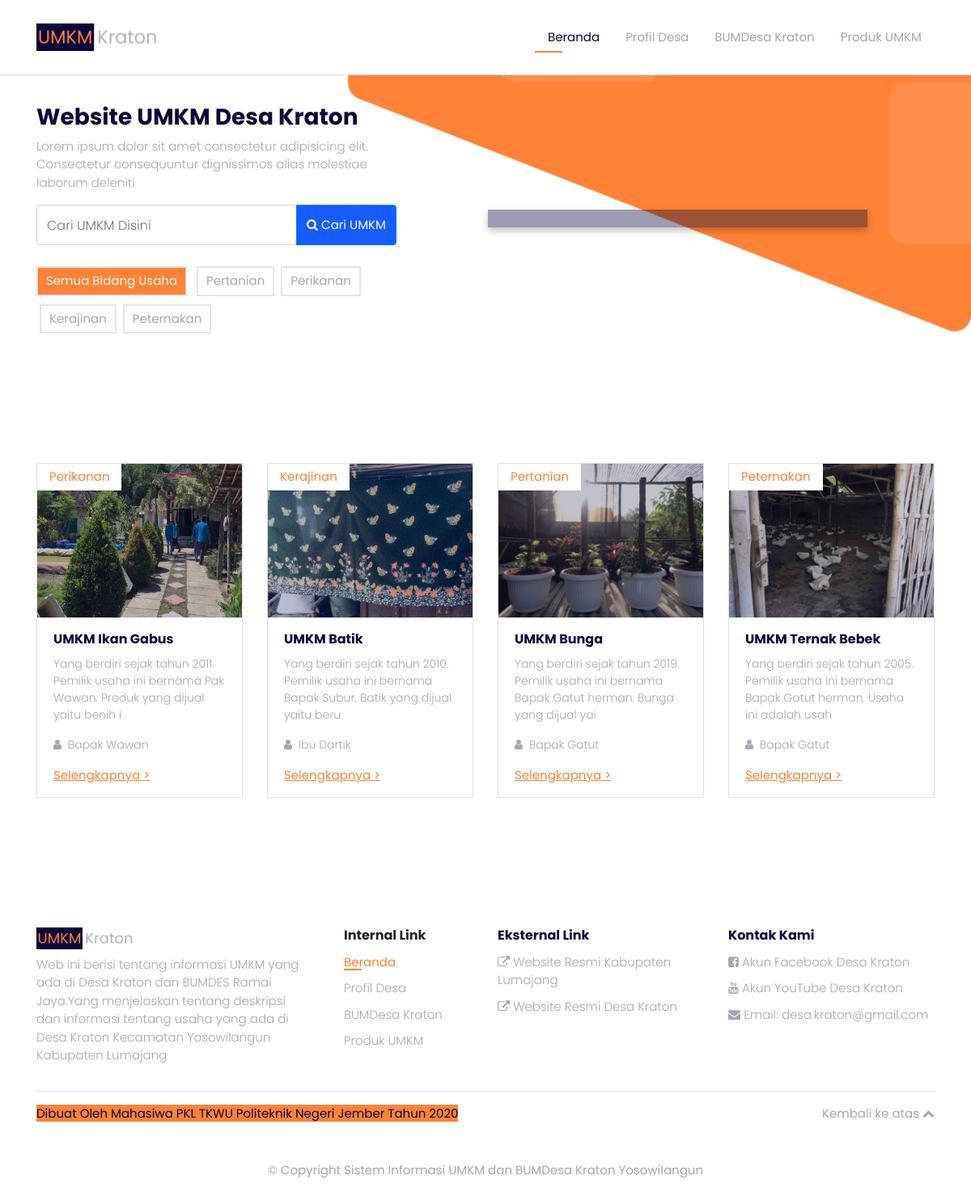
Page /index.php/home/umkm on the committed database.
### tables this page shows
CREATE TABLE `kategori` (
  `id_kategori` int(11) NOT NULL,
  `nama_kategori` varchar(20) NOT NULL
);

CREATE TABLE `umkm` (
  `id_umkm` int(11) NOT NULL,
  `nama_umkm` varchar(35) NOT NULL,
  `id_kategori` int(5) NOT NULL,
  `deskripsi` text NOT NULL,
  `profil` varchar(128) NOT NULL,
  `sampul` varchar(128) NOT NULL,
  `images` varchar(128) NOT NULL,
  `nama_pemilik` varchar(25) NOT NULL,
  `no_hp` varchar(14) NOT NULL,
  `whatsapp` varchar(14) NOT NULL,
  `fb` varchar(35) NOT NULL,
  `instagram` varchar(20) NOT NULL
);

### application/libraries/Template.php (called while the page is built, shortened)
<?php if ( ! defined('BASEPATH')) exit('No direct script access allowed');
class Template {
		var $template_data = array();
		function set($name, $value)
		{
			$this->template_data[$name] = $value;
		}
		function front($view = '' , $view_data = array(), $return = FALSE)
		{
			$this->CI =& get_instance();
			$this->set('contents', $this->CI->load->view($view, $view_data, TRUE));
			return $this->CI->load->view("frontend/common/template", $this->template_data, $return);
		}
}

### application/controllers/Home.php (called while the page is built, shortened)
<?php
class Home extends CI_Controller {
    public function umkm()
    {
        $data['kategori'] = $this->common->getData('*','kategori','','','','');
        $data['umkm'] = $this->common->getData('id_umkm,u.images,k.nama_kategori,nama_umkm,deskripsi,nama_pemilik','umkm u',['kategori k','u.id_kategori = k.id_kategori'],'','','');
        $this->template->front('frontend/pages/umkm', $data);
    }
}

### index.php (called while the page is built, shortened)
<?php
require_once BASEPATH.'core/CodeIgniter.php';

### application/models/Common.php (called while the page is built, shortened)
<?php
class Common extends CI_Model {
    public function getData($select,$tb,$join,$filter,$order,$group_by="")
    {
        $sql = $this->db->select($select);
        if($join!="") {
            for($i=0;$i<count($join);$i++){
                if($i%2!=0){
                    $sql = $this->db->join($join[$i-1],$join[$i]);
                }
            }
        }
        if(is_array($tb)){
            $sql = $this->db->get($tb[0],$tb[1],$tb[2]);
        }
        else{
            $sql = $this->db->get($tb);
        }
        return $sql->result_array();
    }
}

### application/views/frontend/pages/umkm.php (the view, shortened to what this page needs)
<section id="heroUmkm">
    <img src="assets/img/common/layer-umkm.png" alt="" class='img-layer'>
    <div class="container custom section-space">
        <div class="row align-items-center mt-5">
            <div class="col-md-5">
                <h3 class="color-purple font-weight-bold">Website UMKM Desa Kraton</h3>
                <p class="color-grey font-weight-light">Lorem ipsum dolor sit amet consectetur adipisicing elit. Consectetur consequuntur dignissimos alias molestiae laborum deleniti </p>
                <div class="input-group mb-3">
                    <input type="text" class="py-4 form-control color-grey font-weight-light" placeholder="Cari UMKM Disini" aria-label="Recipient's username" aria-describedby="basic-addon2">
                    <div class="input-group-append">
                        <button class="btn btn-primary color-white" type="button"><span class="fa fa-search"></span> Cari UMKM</button>
                    </div>
                </div>
                <div class="link-category">
                <a href="" class="btn-border mr-1 active">Semua Bidang Usaha</a>
                    <?php
                    foreach ($kategori as $key => $value) {
                        echo '<a href="" class="btn-border mx-1">'.$value['nama_kategori'].'</a>';
                    }
                    ?>
                </div>
            </div>
            <div class="col-md-7 text-center">
                <div class="row justify-content-center">
                    <div class="col-md-9 text-center">
                        <div class="video-thumbnail btn-shadow">
                            <div class="layer" style='background :rgba(10, 8, 58, 0.4) !important'></div>
                        </div>
                    </div>
                </div>
            </div>
        </div>
    </div>
</section>
<section id="umkm" class="section-space">
  <div class="container custom">
    <div class="row">
    <?php
        foreach($umkm as $data){
            $img = explode('|',$data['images']);
    ?>
      <div class="col-md-3">
        <div class="card card-umkm img-scale">
          <div class="top">
            <div class="img">
              <img
                class="card-img-top"
                src="<?php echo base_url()."assets/img/umkm/".$img[0] ?>"
                alt="Card image"
              />
              <div class="layer"></div>
              <div class="sticky-title"><?php echo $data['nama_kategori'] ?></div>
            </div>
          </div>
          <div class="card-body">
            <div class="title"><?php echo $data['nama_umkm'] ?></div>
            <p>
                <?php echo substr($data['deskripsi'],0,100) ?>
            </p>
            <p class="font-weigh-bold">
              <span class="fa fa-user mr-1"></span> <?php echo $data['nama_pemilik'] ?>
            </p>
            <?php
                $url = strtolower(str_replace(' ','-', $data['nama_umkm']));
            ?>
            <a href="<?php echo base_url()."umkm/".$data['id_umkm'].'/'.$url ?>" class="color-orange"><u>Selengkapnya ></u></a>
          </div>
        </div>
      </div>
    <?php } ?>
    </div>
  </div>
</section>

### application/views/frontend/common/template.php (shortened to what this page needs)
<!DOCTYPE html>
<html lang="en">
  <head>
    <link
      rel="stylesheet"
      href="https://stackpath.bootstrapcdn.com/bootstrap/4.3.1/css/bootstrap.min.css"
    />
    <link
      rel="stylesheet"
      href="https://stackpath.bootstrapcdn.com/font-awesome/4.7.0/css/font-awesome.min.css"
    />
    <link
      rel="stylesheet"
      href="https://cdnjs.cloudflare.com/ajax/libs/OwlCarousel2/2.3.4/assets/owl.carousel.min.css"
    />
    <link
      rel="stylesheet"
      href="https://cdnjs.cloudflare.com/ajax/libs/OwlCarousel2/2.3.4/assets/owl.theme.default.min.css"
    />
    <link rel="stylesheet" href="https://cdnjs.cloudflare.com/ajax/libs/animate.css/4.1.1/animate.min.css">
    <link rel="stylesheet" href="<?php echo base_url().'assets/frontend/' ?>/css/custom.css" />
  </head>
  <body>
    <nav class="navbar navbar-expand-lg navbar-light py-4 fixed-top">
      <div class="container custom">
        <a class="navbar-brand font-weight-bold" href="#"><img src="<?php echo base_url()."assets/frontend/img/common/logo.png" ?>" width="150px" alt="">
        </a>
        <div class="collapse navbar-collapse" id="navbarNav">
          <ul class="navbar-nav ml-auto">
              <li class="nav-item active"><a class='nav-link' href="<?php echo base_url() ?>">Beranda</a></li>
              <li class="nav-item"><a class='nav-link' href="<?php echo base_url().'profil-desa' ?>">Profil Desa</a></li>
              <li class="nav-item"><a class='nav-link' href="<?php echo base_url().'bumdes' ?>">BUMDesa Kraton</a></li>
              <li class="nav-item"><a class='nav-link' href="<?php echo base_url().'produk-umkm' ?>">Produk UMKM</a></li>
          </ul>
        </div>
      </div>
    </nav>
    <?php echo $contents; ?>
    <section id="footer" class="section-space">
      <div class="container custom">
        <div class="row">
          <div class="col-md-4 pr-4">
            <img src="<?php echo base_url()."assets/frontend/img/common/logo.png" ?>" width="120px" alt="">
            <p class="mt-2 color-grey font-weight-light">Web ini berisi tentang informasi UMKM yang ada di Desa Kraton dan BUMDES Ramai Jaya.Yang menjelaskan tentang deskripsi dan informasi tentang usaha yang ada di Desa Kraton Kecamatan Yosowilangun Kabupaten Lumajang</p>
          </div>
          <div class="col-md-2">
            <h6 class="color-p  urple font-weight-bold">Internal Link</h6>
            <ul class="link-list-footer">
              <li><a href="<?php echo base_url() ?>" class="active">Beranda</a></li>
              <li><a href="<?php echo base_url().'profil-desa' ?>">Profil Desa</a></li>
              <li><a href="<?php echo base_url().'bumdes' ?>">BUMDesa Kraton</a></li>
              <li><a href="<?php echo base_url().'produk-umkm' ?>">Produk UMKM</a></li>
            </ul>
          </div>
          <div class="col-md-3">
            <h6 class="color-purple font-weight-bold">Eksternal Link</h6>
            <ul class="link-list-footer">
              <li><a href=""><span class="fa fa-external-link"></span> Website Resmi Kabupaten Lumajang</a></li>
              <li><a href=""><span class="fa fa-external-link"></span> Website Resmi Desa Kraton</a></li>
            </ul>
          </div>
          <div class="col-md-3">
            <h6 class="color-purple font-weight-bold">Kontak Kami</h6>
            <ul class="link-list-footer">
              <li><a href=""><span class="fa fa-facebook-square"></span> Akun Facebook Desa Kraton</a></li>
              <li><a href=""><span class="fa fa-youtube"></span> Akun YouTube Desa Kraton</a></li>
              <li><a href=""><span class="fa fa-envelope"></span> Email: desa.kraton@gmail.com</a></li>
            </ul>
          </div>
        </div>
        <hr>
        <div class="row">
            <div class="col-md-6">
              <span class="color-purple bg-orange">
              Dibuat Oleh Mahasiwa PKL TKWU Politeknik Negeri Jember Tahun 2020</span>
            </div>
            <div class="col-md-6 text-right">
              <a href="" class="color-grey">Kembali ke atas <span class="fa fa-chevron-up"></span></a>
            </div>
        </div>
        <div class="text-center mt-5">
          <div class="color-grey">&copy; Copyright Sistem Informasi UMKM dan BUMDesa Kraton Yosowilangun</div>
        </div>
      </div>
    </section>
  </body>
</html>

### assets/frontend/css/custom.css (style rules this page uses)
:root { --purple: #0a083a; --softPurple: #c9c7f8; --softGrey: #e5e5e5; --grey: #a5a6b4; --blue: #175cff; --lightBlue: #c7e7ec; --orange: #ff8236; --light: 300; --regular: 400; --semiBold: 600; --bold: 700; }
.bg-orange { background: var(--orange) !important; }
.color-white { color: white !important; }
.color-orange { color: var(--orange) !important; }
.color-purple { color: var(--purple) !important; }
.color-grey { color: var(--grey) !important; }
body { font-family: "Poppins", sans-serif; font-size: 15px; }
.navbar-light { background: white; transition: all.5s ease; -webkit-transition: all.5s ease; -moz-transition: all.5s ease; -o-transition: all.5s ease; border-bottom: 1px solid #ddd; }
.navbar-nav .nav-link { color: var(--grey) !important; padding-left: 1rem !important; padding-right: 1rem !important; }
.navbar-nav .active .nav-link, .navbar-light.transparent .navbar-nav .active .nav-link { color: var(--purple) !important; }
.btn { font-size: 15px; }
.btn-shadow { -webkit-box-shadow: 0px 4px 10px rgba(0, 0, 0, 0.25); -moz-box-shadow: 0px 4px 10px rgba(0, 0, 0, 0.25); box-shadow: 0px 4px 10px rgba(0, 0, 0, 0.25); }
.btn-primary { background: var(--blue); }
@media (min-width: 1200px) { .container.custom { min-width: 88% !important; } }
.section-space { padding-top: 5rem; padding-bottom: 5rem; }
.img-scale .img { position: relative; overflow: hidden; }
.img-scale .img img { transition: all.5s ease; -webkit-transition: all.5s ease; -moz-transition: all.5s ease; -o-transition: all.5s ease; height: 190px; width: 100%; }
.layer { background: rgba(10, 8, 58, 0.25); position: absolute; width: 100%; height: 100%; top: 0; left: 0; }
.img-scale .img .sticky-title { position: absolute; left: 0; top: 0; background: white; padding: 5px 15px; color: var(--orange); font-size: 15px; font-weight: normal; }
.title { color: var(--purple); font-size: 22px; font-weight: bold; }
.btn-border { border: 2px solid var(--softGrey); color: var(--grey); padding: 5px 10px; transition: all.5s ease; display: inline-block; }
.btn-border:hover, .btn-border.active { background: var(--orange); color: white; text-decoration: none; }
.card-umkm { border-radius: 0px; -moz-border-radius: 0px; -webkit-border-radius: 0px; -o-border-radius: 0px; }
.card-umkm .top { position: relative; }
.card-umkm .top img { height: 190px; }
.card-umkm .card-body { padding: 15px 20px; }
.card-umkm .title { font-size: 16px; margin-bottom: 0.5rem; }
.card-umkm p { font-size: 14px; color: var(--grey); font-weight: var(--light); }
.video-thumbnail { position: relative; overflow: hidden; }
.video-thumbnail .layer { background: rgba(10, 8, 58, 0.8); }
.link-list-footer { list-style: none; padding-left: 0; }
.link-list-footer li { padding-top: 5px; padding-bottom: 5px; }
.link-list-footer li a { color: var(--grey); font-weight: var(--light); }
.link-list-footer li a.active, .navbar-light .nav-item.active { font-weight: normal; position: relative; }
.link-list-footer li a.active::after, .navbar-light .nav-item.active a::after { content: ""; position: absolute; background: var(--orange); width: 35%; height: 2px; font-weight: normal; left: 0; bottom: 0; }
.link-list-footer li a.active, .link-list-footer:hover { color: var(--orange); }
#heroUmkm { position: relative; }
#heroUmkm .img-layer { position: absolute; right: 0; width : 70%; }
.link-category a { display: inline-block; margin-top : 10px; }

### rows in the picture
kategori: nama_kategori "Pertanian"
kategori: nama_kategori "Perikanan"
kategori: nama_kategori "Kerajinan"
kategori: nama_kategori "Peternakan"
umkm: shows a picture, id_kategori.nama_kategori "Perikanan", nama_umkm "UMKM Ikan Gabus", deskripsi "Yang berdiri sejak tahun 2011. Pemilik usaha ini bernama Pak Wawan. Produk yang dijual yaitu benih i", nama_pemilik "Bapak Wawan"
umkm: shows a picture, id_kategori.nama_kategori "Kerajinan", nama_umkm "UMKM Batik", deskripsi "Yang berdiri sejak tahun 2010. Pemilik usaha ini bernama Bapak Subur. Batik yang dijual yaitu beru", nama_pemilik "Ibu Dartik"
umkm: shows a picture, id_kategori.nama_kategori "Pertanian", nama_umkm "UMKM Bunga", deskripsi "Yang berdiri sejak tahun 2019. Pemilik usaha ini bernama Bapak Gatut herman. Bunga yang dijual yai", nama_pemilik "Bapak Gatut"
umkm: shows a picture, id_kategori.nama_kategori "Peternakan", nama_umkm "UMKM Ternak Bebek", deskripsi "Yang berdiri sejak tahun 2005. Pemilik usaha ini bernama Bapak Gatut herman. Usaha ini adalah usah", nama_pemilik "Bapak Gatut"
